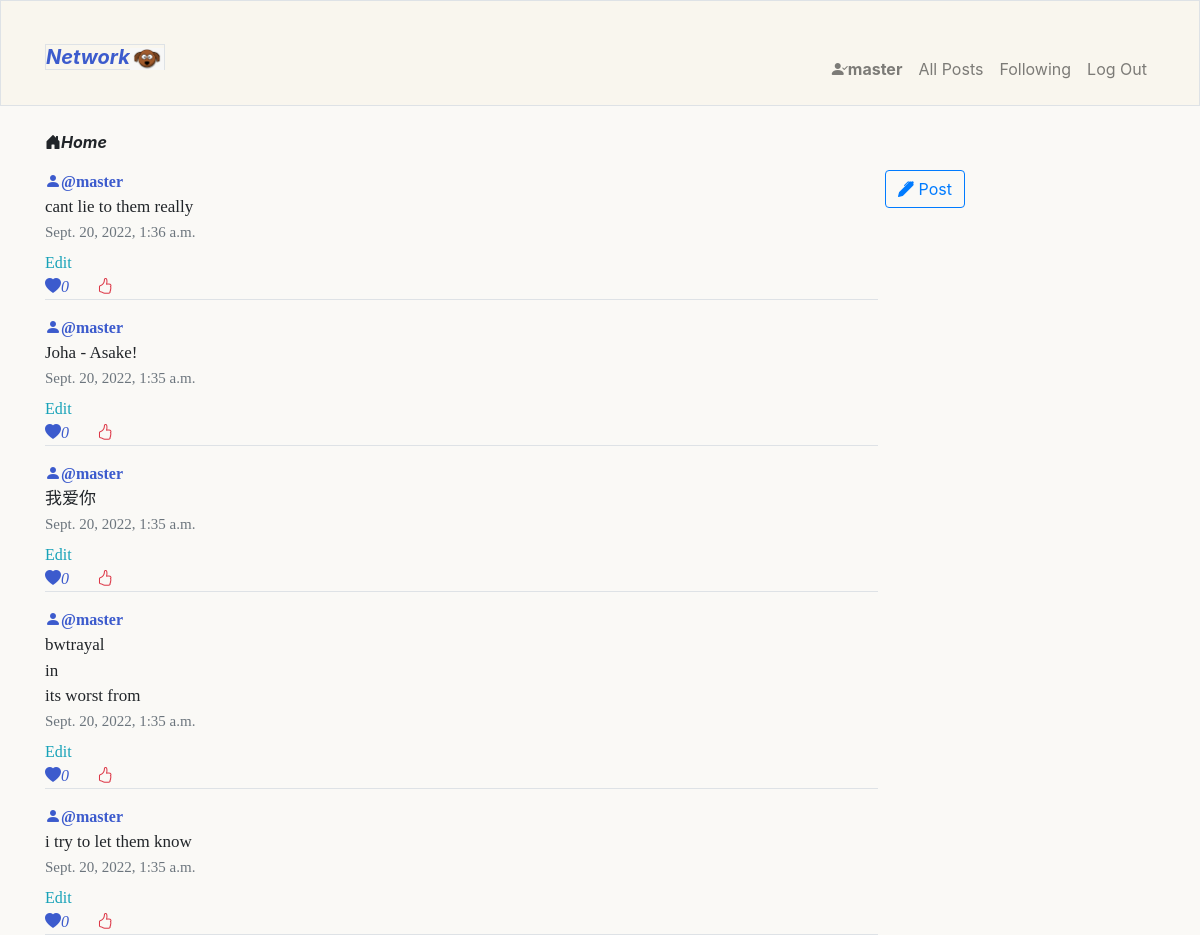
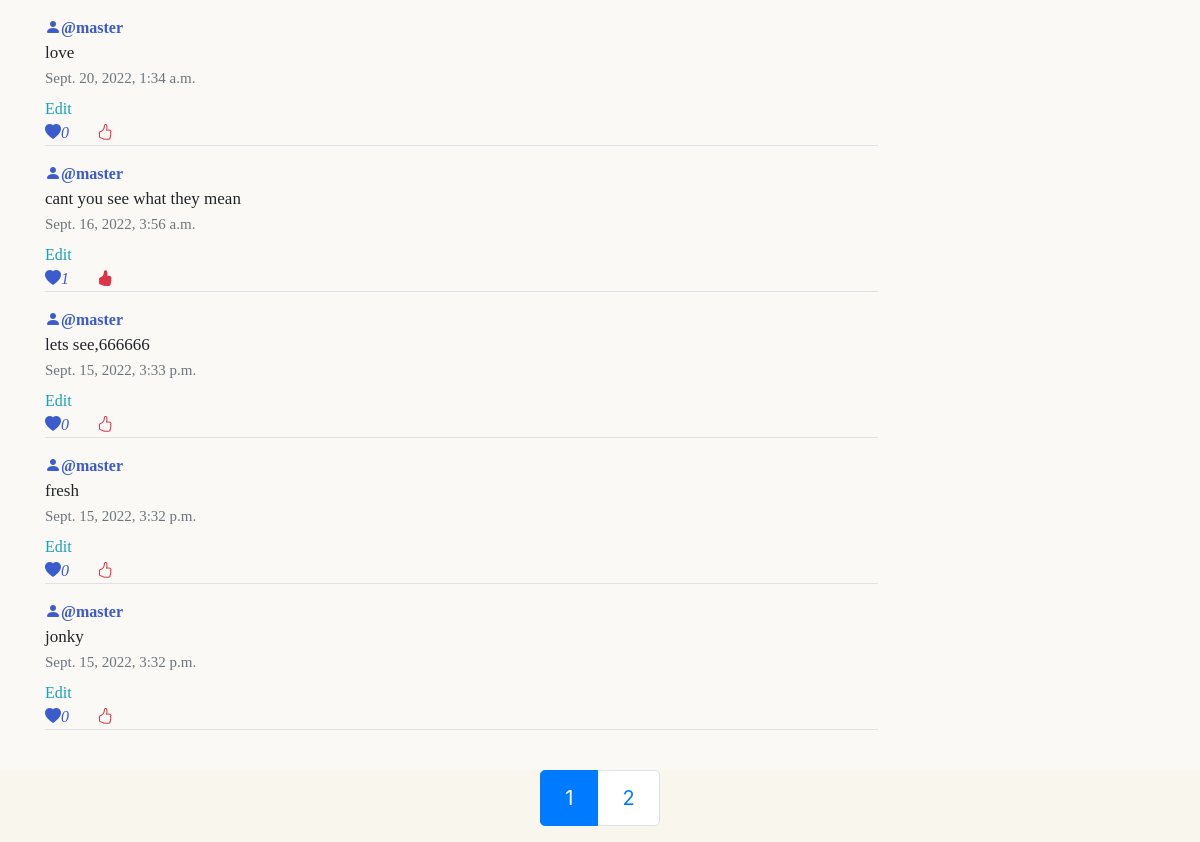
Page /all_post/page/1 (signed in) on the earlier database version (2 pictures, top to bottom).
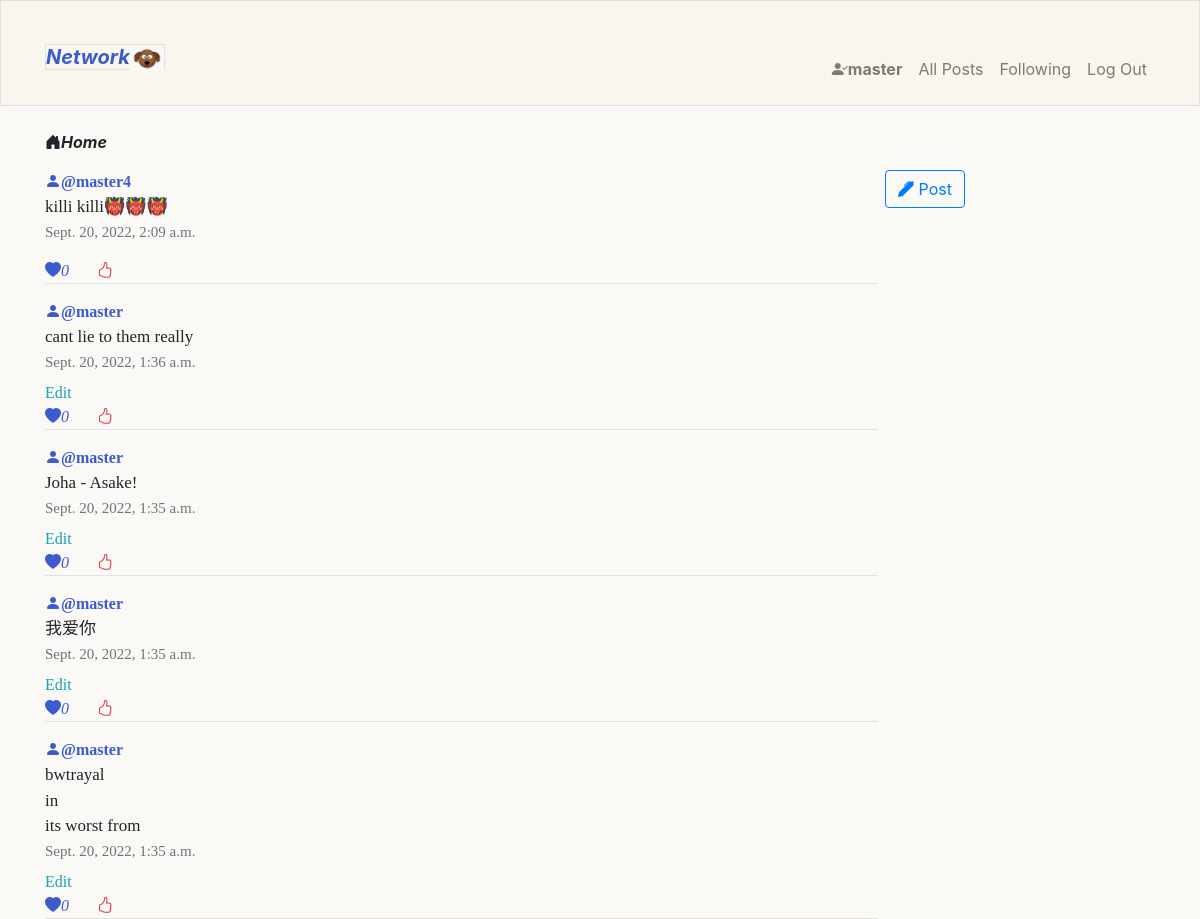
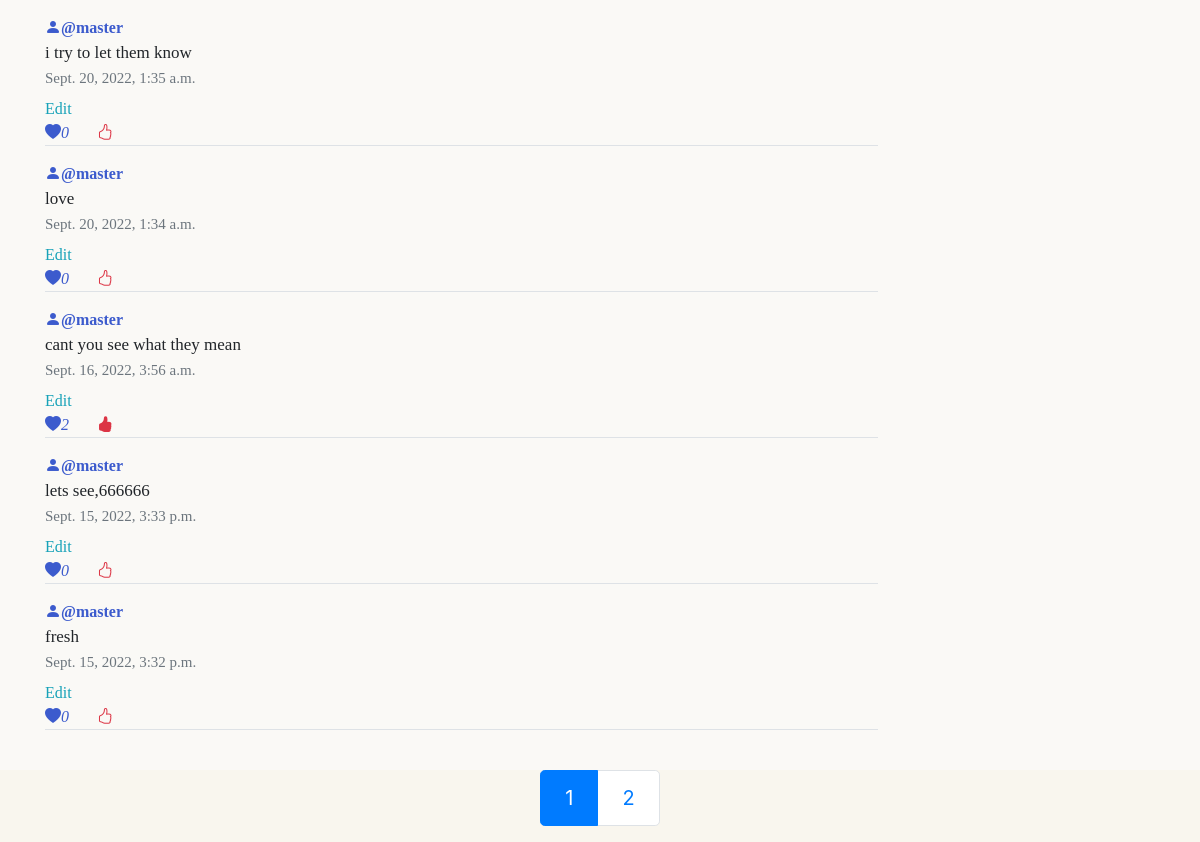
Same page on the later database version (2 pictures, top to bottom).
### network/models.py (models this page shows, shortened)
class Post(models.Model):
    content = models.CharField(max_length=200)
    likes = models.IntegerField(default=0)
    created = models.DateTimeField(auto_now_add=True)
    user = models.ForeignKey(User,on_delete=models.CASCADE,related_name="post_created")

class User(AbstractUser):
    followers_number = models.IntegerField(default=0)
    following_number = models.IntegerField(default=0)
    joined = models.DateField(auto_now=True)

### network/views.py (the view)
# urls.py: path("all_post/page/<int:page_num>",views.all_post,name="all_post"),
@login_required
def all_post(request,page_num):
    if not  request.user.is_authenticated:
        return render(request,"network/login.html",{
            "error":"Session expired ,Login again"
        })
    all_post = Post.objects.all().order_by("-created")
    user_likes  = Likes.objects.filter(user=request.user)
    user_liked_post = [x.liked_posts for x in user_likes]
    pages = Paginator(all_post,10)  # show 10 post per page
    if page_num > pages.num_pages:
        return HttpResponseRedirect(reverse("index"))
    try:
        current_page = pages.get_page(page_num)
        return render(request, "network/all_post.html",{
            "current_page":current_page,
            "number_of_pages":pages.num_pages,
            "liked_posts":user_liked_post
        })
    except Exception as e:
        return HttpResponseRedirect(reverse("index"))

### network/templates/network/all_post.html (shortened to what this page needs)
{% extends 'network/layout.html' %}
{% block body %}
    <p class=" mt-4 "><strong class= "font-italic"><i class="bi bi-house-door-fill"></i>Home</strong> </p>
    <div class= "position-fixed post-button  d-flex justify-content-end">
        <a href="{% url 'new_post' %}" class=" ">  <button class="btn btn-outline-primary"><i class="bi bi-pen-fill"></i> Post</button></a>
    </div>
    <div class=" border-primary posts mb-3"  >
        {% for post in current_page %}
        <div class=" mt-3  border-bottom w-75">
            <a class=" " href=" {% url 'profile' post.user.id 1%}"><i class="bi bi-person-fill  blue-color-tone"></i><strong class=" blue-color-tone">@{{ post.user.username }}</strong></a>
            <div id="post-{{post.id}}-div">
                <p class="post-content-{{post.id}} text-break post-content ">{{post.content|linebreaksbr}}</p>
                <p class="date text-muted ">{{post.created}}</p>
                {% if post.user == request.user %}
                    <a href="" class="edit-post  d-block text-info w-25" data-id="{{post.id}}">Edit</a>
                {% endif %}
            </div>
            {% if post  in liked_posts%}
                <a ><i class="bi bi-heart-fill blue-color-tone" id="like-{{post.id}}">{{post.likes}}</i>    <a href="" class="mx-4 text-danger like-btn" data-id ="{{post.id}}"  data-action="false"><i class="bi bi-hand-thumbs-up-fill"></i></a>
            {% else %}
                <a ><i class="bi bi-heart-fill blue-color-tone" id="like-{{post.id}}">{{post.likes}}</i>    <a href="" class="mx-4 text-danger like-btn" data-id ="{{post.id}}"  data-action="true"><i class="bi bi-hand-thumbs-up"></i></a>
            {% endif %}
        </div>
        {%empty%}
        No Posts yet
        {% endfor %}
    </div>
    <div class="p-5"></div>
{% endblock body %}
{% block footer %}
    <div class="">
        <nav aria-label="..." class= "fixed-bottom  d-flex justify-content-center ">
            <ul class="pagination pagination-lg">
            <li class="page-item active" aria-current="page">
                <span class="page-link">
                {{current_page.number}}
                </span>
            </li>
            {% if current_page.has_next %}
            <li class="page-item"><a class="page-link" href="{% url 'all_post' current_page.next_page_number %}">{{current_page.next_page_number}}</a></li>
            {% endif %}
            </ul>
        </nav>
    </div>
{% endblock footer %}

Differences in the rows shown:
no longer on this page (row unchanged): Post: user.username "master", content "jonky", created "Sept. 15, 2022, 3:32 p.m.", likes "0"
added Post: user.username "master4", content "killi killi👹👹👹", created "Sept. 20, 2022, 2:09 a.m.", likes "0"
changed Post "cant you see what they mean": likes "1" → "2"
